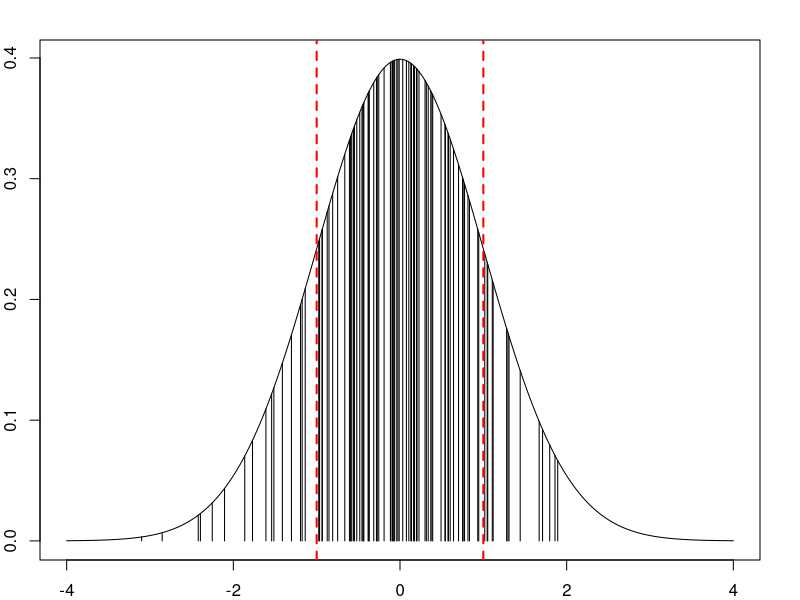

This figure's R source:
xx<-seq(-4,4,length.out = 1000)
y<-dnorm(xx)
par(mar=c(2,2,2,2))
plot(xx,y,type='l',xlab="x",ylab="f(x)")
proba=rnorm(100)
y.proba=dnorm(proba)

licznik=0
suma=0
for(i in 1:length(proba)) 
  {
  segments(x0=proba[i], y0=0, x1 = proba[i], y1 = y.proba[i])
  if( (proba[i]>-1) & (proba[i]<1)) {
    licznik=licznik +1
    suma=suma+y.proba[i]
    }
}
licznik/length(proba)
suma/sum(y.proba)
pnorm(1)-pnorm(-1)


abline(v=-1,col='red',lty=2,lwd=2)
abline(v=1,col='red',lty=2,lwd=2)
